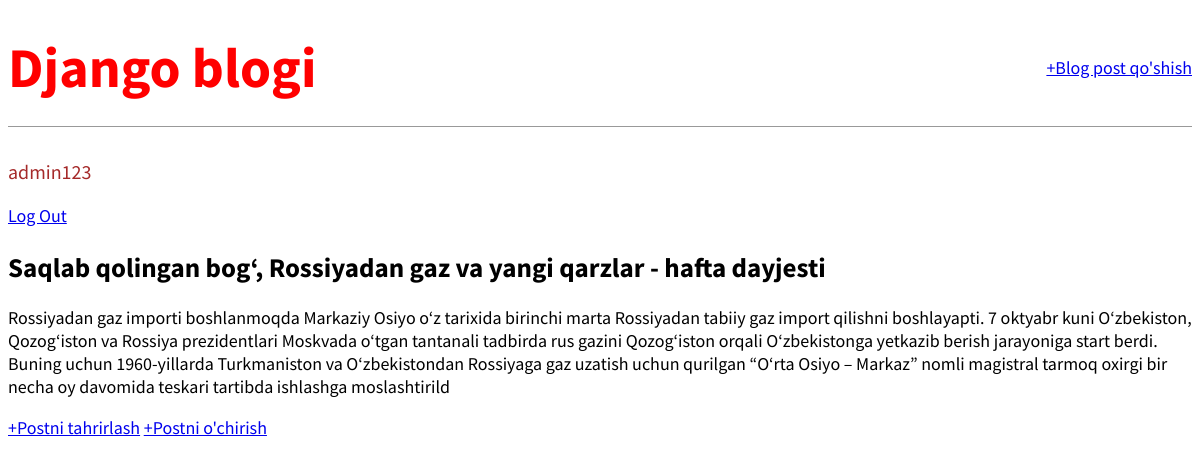
The app's page /post/1/ (signed in) with its own data.
### blog/models.py (models this page shows, shortened)
class Post(models.Model):
    title=models.CharField(max_length=200)
    author=models.ForeignKey(
        'auth.User',
        on_delete=models.CASCADE,
    )
    body=models.TextField()

### blog/views.py (the view)
# urls.py: path('post/<int:pk>/', BLogDetailView.as_view(), name='post_detail'),
class BLogDetailView(DetailView):
    model=Post
    template_name='post_detail.html'

### template/post_detail.html
{% extends 'base.html' %}
{% block content %}
<div class="post-entry">
    <h2>{{post.title}}</h2>
    <p>{{post.body}}</p>
</div>
<a href="{% url 'post_edit' post.pk  %}">+Postni tahrirlash</a>
<a href="{% url 'post_delete' post.pk  %}">+Postni o'chirish</a>
{% endblock content %}

### template/base.html (shortened to what this page needs)
{% load static %}
<!DOCTYPE html>
<html lang="en">
<head>
    <link rel="stylesheet" href="{% static 'css/base.css' %}">
</head>
<body>
    <header>
        <div class="nav-left">
            <h1><a href="{% url 'home' %}">Django blogi</a></h1>
        </div>
        <div class="nav-right">
            <a href="{% url 'post_new' %}">+Blog post qo'shish</a>
        </div>
    </header>
    {% if user.is_authenticated %}
    <p style="color: brown; font-size: 20px;">{{user.username}} <span style="font-size: 12px; color: white;">sayitga xush kelibsiz.</span> </p>
    <a href="{% url 'logout' %}">Log Out</a>
    {% else %}
    <p>Siz saytga kirmagansiz</p>
    <a href="{% url 'login' %}">Log In</a>
    <a href="{% url 'signup' %}">Ro'yhatdan o'tish</a>
    {% endif %}
    <div>
        {% block content %}
        {% endblock content %}
    </div>
</body>
</html>

### static/css/base.css (style rules this page uses)
body { font-family: "Source Sans Pro",sans-serif; font-size: 18px; }
header { border-bottom: 1px solid #999; margin-bottom: 2rem; display: flex; align-items: center; justify-content: space-between; }
header h1 a { color: red; font-size: 3.5rem; text-decoration: none; }

### records on screen
Post: title "Saqlab qolingan bog‘, Rossiyadan gaz va yangi qarzlar - hafta dayjesti", body "Rossiyadan gaz importi boshlanmoqda Markaziy Osiyo o‘z tarixida birinchi marta Rossiyadan tabiiy gaz import qilishni boshlayapti. 7 oktyabr kuni O‘zbekiston, Qozog‘iston va Rossiya prezidentlari Moskvada o‘tgan tantanali tadbirda rus gazini Qozog‘iston orqali O‘zbekistonga yetkazib berish jarayoniga start berdi. Buning uchun 1960-yillarda Turkmaniston va O‘zbekistondan Rossiyaga gaz uzatish uchun qurilgan “O‘rta Osiyo – Markaz” nomli magistral tarmoq oxirgi bir necha oy davomida teskari tartibda ishlashga moslashtirild"

### other values on screen
{{ user.username }} "admin123"
